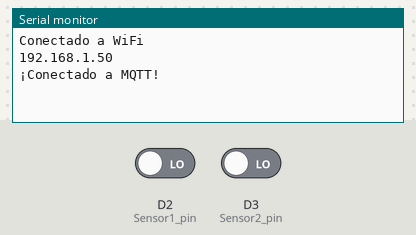
A sketch run on a simulated Arduino Uno R4 WiFi. On the bench: the last lines printed to the serial monitor. The test bench sets the inputs (shaded band); at power-on: D2 (Sensor1_pin) LOW, D3 (Sensor2_pin) LOW. WiFi joins after 1.5 s; servers stay silent unless stated; network time is answered at once with the bench clock; the local clock reads 2024-03-15 10:24:30 at power-on unless the sketch sets it; no MQTT or app messages arrive unless stated.

Above: at 2.7 s.
2.8 s: D2 (Sensor1_pin) driven HIGH
At 3.5 s:
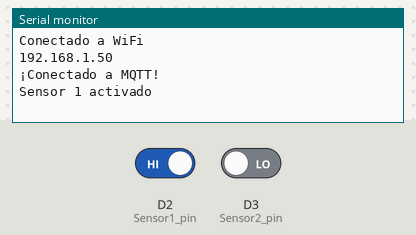
4.3 s: D3 (Sensor2_pin) driven HIGH
At 4.7 s:
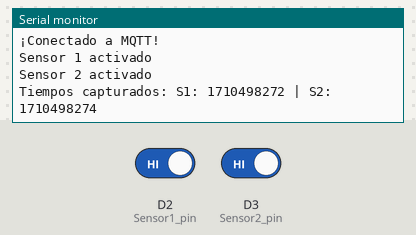

The sketch:

Experimento1.ino
```cpp
#include <WiFiS3.h>
#include <PubSubClient.h>
#include <NTPClient.h>
#include <WiFiUdp.h>
#include "arduino_secrets.h"

const char* ssid = SECRET_SSID;
const char* password = SECRET_PASS;

const char* mqttServer = "172.16.30.123";
const int mqttPort = 1883;

WiFiClient wifiClient;
PubSubClient client(wifiClient);
WiFiUDP ntpUDP;
NTPClient timeClient(ntpUDP, "pool.ntp.org", 0, 60000);

const int Sensor1_pin = 2;
const int Sensor2_pin = 3;

unsigned long timeSensor1 = 0;
unsigned long timeSensor2 = 0;

bool sensor1_state = false;
bool sensor2_state = false;

void setup() {
  Serial.begin(115200);
  pinMode(Sensor1_pin, INPUT);
  pinMode(Sensor2_pin, INPUT);

  WiFi.begin(ssid, password);
  while (WiFi.status() != WL_CONNECTED) {
    delay(500);
    Serial.print(".");
  }
  Serial.println("\nConectado a WiFi");
  Serial.println(WiFi.localIP());

  timeClient.begin();
  timeClient.update();

  client.setServer(mqttServer, mqttPort);
  while (!client.connected()) {
    if (client.connect("arduinoClient")) {
      Serial.println("¡Conectado a MQTT!");
    } else {
      Serial.print("Error: ");
      Serial.println(client.state());
      delay(2000);
    }
  }
}

void loop() {
  if (!client.connected()) {
    reconnect();
  }
  client.loop();

  bool sensor1_actual = digitalRead(Sensor1_pin);
  bool sensor2_actual = digitalRead(Sensor2_pin);

  // Flanco de subida sensor 1
  if (sensor1_actual == HIGH && !sensor1_state) {
    timeClient.update();
    timeSensor1 = timeClient.getEpochTime();
    Serial.println("Sensor 1 activado");
  }

  // Flanco de subida sensor 2
  if (sensor2_actual == HIGH && !sensor2_state && timeSensor1 != 0) {
    timeClient.update();
    timeSensor2 = timeClient.getEpochTime();
    Serial.println("Sensor 2 activado");

    // Enviar mensaje MQTT con los 2 tiempos
    Serial.print("Tiempos capturados: ");
    Serial.print("S1: "); Serial.print(timeSensor1);
    Serial.print(" | S2: "); Serial.println(timeSensor2);

    char mensaje[150];
    sprintf(mensaje, "{\"tiempo_sensor1\": %lu, \"tiempo_sensor2\": %lu}",
            timeSensor1, timeSensor2);

    client.publish("sensores/tiempo", mensaje);

    // Reiniciar tiempos
    timeSensor1 = 0;
    timeSensor2 = 0;
  }

  // Actualiza estados previos
  sensor1_state = sensor1_actual;
  sensor2_state = sensor2_actual;
}

void reconnect() {
  while (!client.connected()) {
    Serial.print("Intentando conexión MQTT...");
    if (client.connect("arduinoClient")) {
      Serial.println("Conectado.");
      client.subscribe("sensores/tiempo");
    } else {
      Serial.print("Error MQTT: ");
      Serial.println(client.state());
      delay(5000);
    }
  }
}
```

arduino_secrets.h
```cpp
#define SECRET_SSID "poner nombre wifi"
#define SECRET_PASS "poner contraseña wifi"
```

Measured:
- after the input at 2.8 s, the serial monitor: prints a new line at once (image 1)
- after the input at 4.3 s, the serial monitor: prints a new line at once (image 2)
